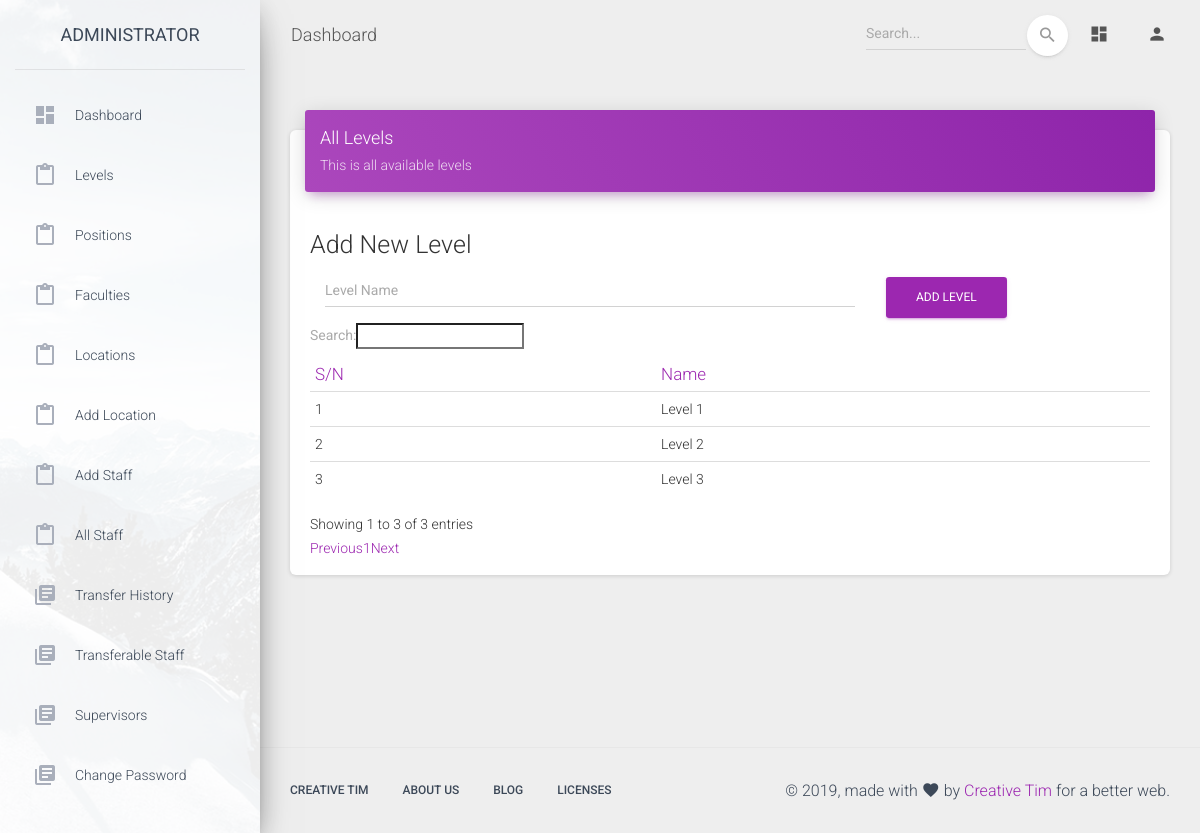
/admin/levels.php (signed in), run on the app's committed database.
### tables this page shows
CREATE TABLE `levels` (
  `id` int(11) NOT NULL,
  `level_id` varchar(255) DEFAULT NULL,
  `name` varchar(255) DEFAULT NULL,
  `hierachy` int(11) NOT NULL,
  `created_at` datetime NOT NULL DEFAULT CURRENT_TIMESTAMP
);

### app/classes/Admin.php (called while the page is built, shortened)
<?php
class Admin extends Master
{
    public function get_levels(){
        $data = "*";
        $table = "levels";
        $levels = $this->getAllData($data,$table);
        return empty($levels)? [] : $levels;
    }
}

### app/classes/Master.php (called while the page is built, shortened)
<?php
class Master
{
    protected $db;
    function __construct($db_conn){
        $this->db = $db_conn;
    }
    public function getAllData($data, $table, $where = '')
    {
        $settings_data=array();
        try {
            if ($data != '*') {
                $selections = implode(', ', $data);
            } else {
                $selections = '*';
            }
            $stmt = $this->db->prepare("SELECT {$selections} FROM `$table` " . $where . "");
            $stmt->execute();
            $settings_data = $stmt->fetchAll(PDO::FETCH_ASSOC);
            if ($stmt->rowCount() > 0) {
                return $settings_data;
            }
        } catch (PDOException $e) {
            return $settings_data;
        }
    }
}

### admin/levels.php (the view, shortened to what this page needs)
<?php
include '../app/init.php';
$admin = new Admin($db_conn);
$levels = $admin->get_levels();
?>
<!DOCTYPE html>
<html lang="en">
<head>
    <link rel="stylesheet" href="https://maxcdn.bootstrapcdn.com/font-awesome/latest/css/font-awesome.min.css">
    <link href="../assets/css/material-dashboard.css?v=2.1.1" rel="stylesheet" />
    <link href="../assets/demo/demo.css" rel="stylesheet" />
    <link rel="stylesheet" type="text/css" href="https://cdn.datatables.net/v/dt/dt-1.10.18/datatables.min.css"/>
</head>
<body class="">
<div class="wrapper ">
    <?php include 'includes/sidebar.php' ?>
    <div class="main-panel">
        <?php include 'includes/header.php' ?>
        <div class="content">
            <div class="container-fluid">
                <div class="row">
                    <div class="col-md-12">
                        <div class="card">
                            <div class="card-header card-header-primary">
                                <h4 class="card-title ">All Levels</h4>
                                <p class="card-category"> This is all available levels </p>
                            </div>
                            <div class="card-body">
                                <h3>Add New Level</h3>
                                <form action="" id="newLevel" class="row">
                                    <div class="form-gorup col-8">
                                        <input type="text" name="name" placeholder="Level Name" class="form-control">
                                    </div>
                                    <div class="col-3">
                                        <button type="submit" class="btn btn-primary">Add Level</button>
                                    </div>
                                </form>
                                <div class="table-responsive">
                                    <table class="table" id="staff">
                                        <thead class=" text-primary">
                                        <th>
                                            S/N
                                        </th>
                                        <th>
                                            Name
                                        </th>
                                        </thead>
                                        <tbody>
                                        <?php
                                        $count = 0;
                                        if(!empty($levels) && count($levels) > 0){
                                            foreach ($levels as $level){
                                                ?>
                                                <tr>
                                                    <td>
                                                        <?= ++$count; ?>
                                                    </td>
                                                    <td>
                                                        <?= $level['name'] ?>
                                                    </td>
                                                </tr>
                                            <?php   }
                                        } ?>
                                        </tbody>
                                    </table>
                                </div>
                            </div>
                        </div>
                    </div>
                </div>
            </div>
        </div>
        <?php include 'includes/footer.php' ?>
    </div>
</div>
</body>
</html>

### data on the page
levels: name "Level 1"
levels: name "Level 2"
levels: name "Level 3"
